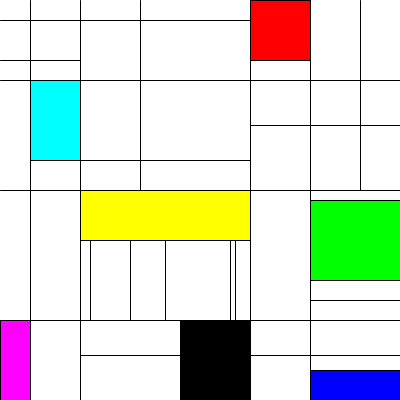
Frame 1 (no input)
Frame 60 (the mouse pressed at the canvas centre just before this capture): identical to frame 1, image omitted
Frame 120 (the mouse held since frame 60 and released just before this capture): identical to frame 1, image omitted

The Processing sketch that drew this single still picture (run headless with seeded random() and noise(); from frame 60 on, the mouse is pressed at the canvas centre):

// Processing sketch: processing_108765
// ── processing_108765.pde

void setup() {
  size(400, 400);
}

void draw() {
  background(255, 255, 255);
  line(30, 0, 30, 400);
  line(250, 0, 250, 400);
  line(0, 80, 400, 80);
  line(0, 320, 400, 320);
  line(0, 190, 400, 190);
  line(310, 0, 310, 400);
  line(80, 0, 80, 400);
  rectMode(CORNERS);
  fill(255, 0, 0);
  rect(310, 0, 250, 60);
  fill(0, 255, 255);
  rect(30, 80, 80, 160);
  fill(255, 255, 0);
  rect(80, 190, 250, 240);
  line(140, 0, 140, 190);
  line(80, 160, 250, 160); 
  line(90, 240, 90, 320);
  line(130, 240, 130, 320);
  line(165, 240, 165, 320);
  line(235, 240, 235, 320);
  line(230, 240, 230, 320);
  fill(0, 0, 0);
  rect(180, 320, 250, 400);
  fill(255, 0, 255);
  rect(0, 320, 30, 400);
  line(310, 300, 400, 300);
  fill(0, 255, 0);
  rect(310, 200, 400, 280);
  line(0, 20, 250, 20);
  line(0, 60, 80, 60);
  line(250, 125, 400, 125);
  line(360, 0, 360, 190);
  fill(0, 0, 255);
  rect(310, 370, 400, 400);
  line(80, 355, 400, 355);
}
